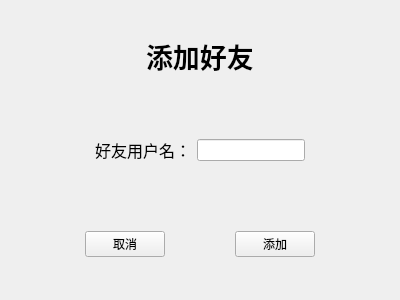
<?xml version="1.0" encoding="UTF-8"?>
<ui version="4.0">
 <class>Addfriend</class>
 <widget class="QWidget" name="Addfriend">
  <property name="geometry">
   <rect>
    <x>0</x>
    <y>0</y>
    <width>400</width>
    <height>300</height>
   </rect>
  </property>
  <property name="windowTitle">
   <string>Form</string>
  </property>
  <layout class="QVBoxLayout" name="verticalLayout">
   <item>
    <widget class="QWidget" name="widget_3" native="true">
     <layout class="QHBoxLayout" name="horizontalLayout_3">
      <item>
       <spacer name="horizontalSpacer_6">
        <property name="orientation">
         <enum>Qt::Horizontal</enum>
        </property>
        <property name="sizeHint" stdset="0">
         <size>
          <width>40</width>
          <height>20</height>
         </size>
        </property>
       </spacer>
      </item>
      <item>
       <widget class="QLabel" name="label_2">
        <property name="font">
         <font>
          <family>楷体</family>
          <pointsize>20</pointsize>
          <bold>true</bold>
         </font>
        </property>
        <property name="text">
         <string>添加好友</string>
        </property>
       </widget>
      </item>
      <item>
       <spacer name="horizontalSpacer_7">
        <property name="orientation">
         <enum>Qt::Horizontal</enum>
        </property>
        <property name="sizeHint" stdset="0">
         <size>
          <width>40</width>
          <height>20</height>
         </size>
        </property>
       </spacer>
      </item>
     </layout>
    </widget>
   </item>
   <item>
    <widget class="QWidget" name="widget" native="true">
     <layout class="QHBoxLayout" name="horizontalLayout">
      <item>
       <spacer name="horizontalSpacer">
        <property name="orientation">
         <enum>Qt::Horizontal</enum>
        </property>
        <property name="sizeHint" stdset="0">
         <size>
          <width>40</width>
          <height>20</height>
         </size>
        </property>
       </spacer>
      </item>
      <item>
       <widget class="QLabel" name="label">
        <property name="text">
         <string>&lt;html&gt;&lt;head/&gt;&lt;body&gt;&lt;p align=&quot;center&quot;&gt;&lt;span style=&quot; font-size:12pt;&quot;&gt;好友用户名：&lt;/span&gt;&lt;/p&gt;&lt;/body&gt;&lt;/html&gt;</string>
        </property>
       </widget>
      </item>
      <item>
       <widget class="QLineEdit" name="lineEdit"/>
      </item>
      <item>
       <spacer name="horizontalSpacer_2">
        <property name="orientation">
         <enum>Qt::Horizontal</enum>
        </property>
        <property name="sizeHint" stdset="0">
         <size>
          <width>40</width>
          <height>20</height>
         </size>
        </property>
       </spacer>
      </item>
     </layout>
    </widget>
   </item>
   <item>
    <widget class="QWidget" name="widget_2" native="true">
     <layout class="QHBoxLayout" name="horizontalLayout_2">
      <item>
       <spacer name="horizontalSpacer_3">
        <property name="orientation">
         <enum>Qt::Horizontal</enum>
        </property>
        <property name="sizeHint" stdset="0">
         <size>
          <width>40</width>
          <height>20</height>
         </size>
        </property>
       </spacer>
      </item>
      <item>
       <widget class="QPushButton" name="cancelbut">
        <property name="text">
         <string>取消</string>
        </property>
       </widget>
      </item>
      <item>
       <spacer name="horizontalSpacer_5">
        <property name="orientation">
         <enum>Qt::Horizontal</enum>
        </property>
        <property name="sizeHint" stdset="0">
         <size>
          <width>40</width>
          <height>20</height>
         </size>
        </property>
       </spacer>
      </item>
      <item>
       <widget class="QPushButton" name="addbut">
        <property name="text">
         <string>添加</string>
        </property>
       </widget>
      </item>
      <item>
       <spacer name="horizontalSpacer_4">
        <property name="orientation">
         <enum>Qt::Horizontal</enum>
        </property>
        <property name="sizeHint" stdset="0">
         <size>
          <width>40</width>
          <height>20</height>
         </size>
        </property>
       </spacer>
      </item>
     </layout>
    </widget>
   </item>
  </layout>
 </widget>
 <resources/>
 <connections/>
</ui>
